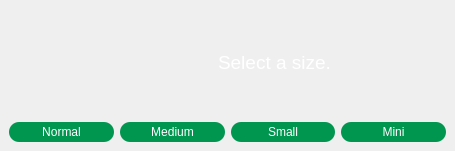
<?xml version="1.0" encoding="UTF-8"?>
<ui version="4.0">
 <class>MainWindow</class>
 <widget class="QMainWindow" name="MainWindow">
  <property name="geometry">
   <rect>
    <x>0</x>
    <y>0</y>
    <width>455</width>
    <height>151</height>
   </rect>
  </property>
  <property name="windowTitle">
   <string>Jade Assistant | Select a size</string>
  </property>
  <property name="windowIcon">
   <iconset resource="../assets.qrc">
    <normaloff>:/images/assets/jadeIcon.png</normaloff>:/images/assets/jadeIcon.png</iconset>
  </property>
  <property name="styleSheet">
   <string notr="true">QMainWindow {
	border-image: url(:/images/assets/background.png) 0 0 0 0 stretch stretch;
}
</string>
  </property>
  <widget class="QWidget" name="centralwidget">
   <layout class="QGridLayout" name="gridLayout">
    <item row="0" column="0">
     <layout class="QVBoxLayout" name="verticalLayout">
      <item>
       <layout class="QHBoxLayout" name="horizontalLayout_2">
        <item>
         <widget class="QLabel" name="label">
          <property name="minimumSize">
           <size>
            <width>0</width>
            <height>0</height>
           </size>
          </property>
          <property name="maximumSize">
           <size>
            <width>190</width>
            <height>30</height>
           </size>
          </property>
          <property name="text">
           <string/>
          </property>
          <property name="pixmap">
           <pixmap resource="../assets.qrc">:/images/assets/jadeAssistant.png</pixmap>
          </property>
          <property name="scaledContents">
           <bool>true</bool>
          </property>
         </widget>
        </item>
        <item>
         <widget class="QLabel" name="label_2">
          <property name="styleSheet">
           <string notr="true">color: white;
padding-left: 10px;</string>
          </property>
          <property name="text">
           <string>&lt;html&gt;&lt;head/&gt;&lt;body&gt;&lt;p&gt;&lt;span style=&quot; font-size:14pt;&quot;&gt;Select a size.&lt;/span&gt;&lt;/p&gt;&lt;/body&gt;&lt;/html&gt;</string>
          </property>
         </widget>
        </item>
       </layout>
      </item>
      <item>
       <layout class="QHBoxLayout" name="horizontalLayout">
        <item>
         <widget class="QPushButton" name="normal">
          <property name="minimumSize">
           <size>
            <width>0</width>
            <height>20</height>
           </size>
          </property>
          <property name="styleSheet">
           <string notr="true">QPushButton {
	background-color: rgb(0, 150, 80);
	border-color: rgb(0, 255, 0);
	border-radius: 10px;
	font: 10pt &quot;Calibri&quot;;
	
	color: rgb(255, 255, 255);
}

QPushButton:hover {
	background-color: rgb(0, 170, 100);
}

QPushButton:pressed {
	
	background-color: rgb(0, 200, 120);
}</string>
          </property>
          <property name="text">
           <string>Normal</string>
          </property>
         </widget>
        </item>
        <item>
         <widget class="QPushButton" name="medium">
          <property name="minimumSize">
           <size>
            <width>0</width>
            <height>20</height>
           </size>
          </property>
          <property name="styleSheet">
           <string notr="true">QPushButton {
	background-color: rgb(0, 150, 80);
	border-color: rgb(0, 255, 0);
	border-radius: 10px;
	font: 10pt &quot;Calibri&quot;;
	
	color: rgb(255, 255, 255);
}

QPushButton:hover {
	background-color: rgb(0, 170, 100);
}

QPushButton:pressed {
	
	background-color: rgb(0, 200, 120);
}</string>
          </property>
          <property name="text">
           <string>Medium</string>
          </property>
         </widget>
        </item>
        <item>
         <widget class="QPushButton" name="small">
          <property name="minimumSize">
           <size>
            <width>0</width>
            <height>20</height>
           </size>
          </property>
          <property name="styleSheet">
           <string notr="true">QPushButton {
	background-color: rgb(0, 150, 80);
	border-color: rgb(0, 255, 0);
	border-radius: 10px;
	font: 10pt &quot;Calibri&quot;;
	
	color: rgb(255, 255, 255);
}

QPushButton:hover {
	background-color: rgb(0, 170, 100);
}

QPushButton:pressed {
	
	background-color: rgb(0, 200, 120);
}</string>
          </property>
          <property name="text">
           <string>Small</string>
          </property>
         </widget>
        </item>
        <item>
         <widget class="QPushButton" name="mini">
          <property name="minimumSize">
           <size>
            <width>0</width>
            <height>20</height>
           </size>
          </property>
          <property name="styleSheet">
           <string notr="true">QPushButton {
	background-color: rgb(0, 150, 80);
	border-color: rgb(0, 255, 0);
	border-radius: 10px;
	font: 10pt &quot;Calibri&quot;;
	
	color: rgb(255, 255, 255);
}

QPushButton:hover {
	background-color: rgb(0, 170, 100);
}

QPushButton:pressed {
	
	background-color: rgb(0, 200, 120);
}</string>
          </property>
          <property name="text">
           <string>Mini</string>
          </property>
         </widget>
        </item>
       </layout>
      </item>
     </layout>
    </item>
   </layout>
  </widget>
 </widget>
 <resources>
  <include location="../assets.qrc"/>
 </resources>
 <connections/>
</ui>
